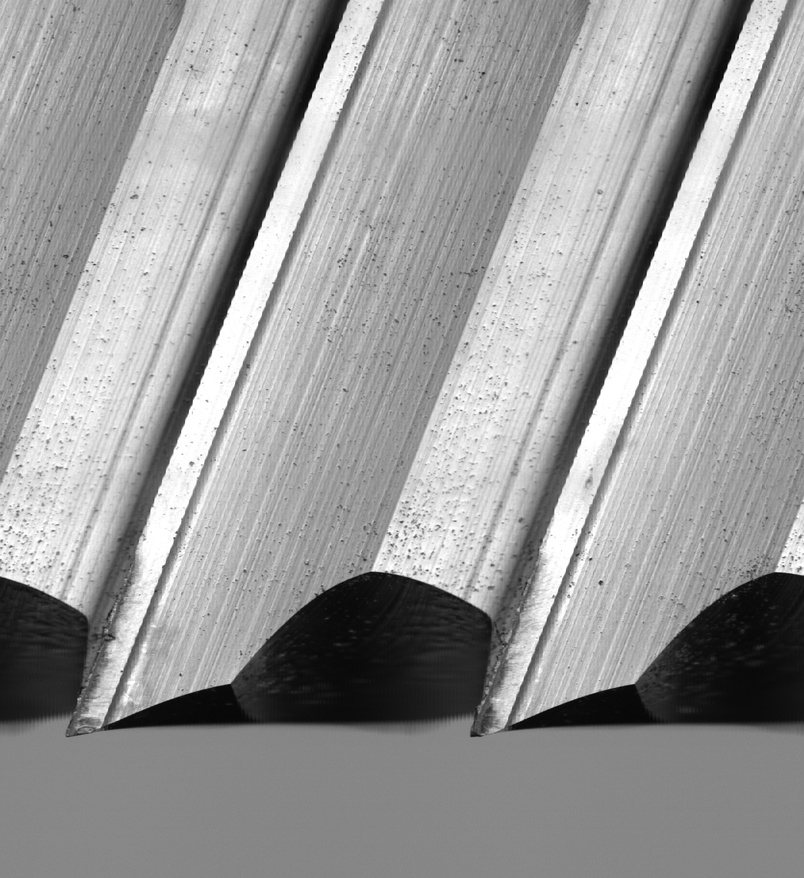
#> input picture core/123.jpg, 804 x 878 px, shrunk from 1881 x 2054 before the run
$ python image_class.py
#> lines starting #> are read from the running program, lines starting #| are printed output that depends on the picture; after the words box and inside, x2 and y2 are one past the last pixel; in counts of white or black regions, pixels touching at a corner belong together
### core/cvwrapper.py
# -*- coding: utf-8 -*-

import cv2
from numpy import ndarray


def CannyW(img: ndarray, *arg, dst: ndarray, **kwd):
    dst[:] = cv2.Canny(img, *arg, **kwd)

### core/image_class.py
# -*- coding: utf-8 -*-

from typing import List
from numpy import ndarray, ones, uint8
import cv2
from core.cvwrapper import CannyW


class ImageProcess:

    def __init__(self, name: str, args: tuple, kwds: dict):
        # name = method name
        # args according method name
        # kwds according method name
        self.name = name
        self.args = args
        self.kwd = kwds

    def __repr__(self):
        return f"name: {self.name}, parameter: {self.args}, keyword: {self.kwd}"


class CommandStack:

    def __init__(self):
        self.stack: List[ImageProcess] = []

    def append(self, name: str, args: tuple, kwds: dict):
        self.stack.append(ImageProcess(name, args, kwds))
#> further down, img is the input picture: shape (878, 804); min 2, max 255, mean 154.3

    def insertlist(self, tmp: list):
        for i in tmp:
            self.stack.append(i)

    def apply(self, img: ndarray) -> ndarray:
        # TODO: process for finish image
        img = img.copy()
        for cmd in self.stack:
            if hasattr(cv2, cmd.name):
                fn = getattr(cv2, cmd.name)
            else:
                fn = eval(cmd.name, globals())
            fn(img, dst=img, *cmd.args, **cmd.kwd)
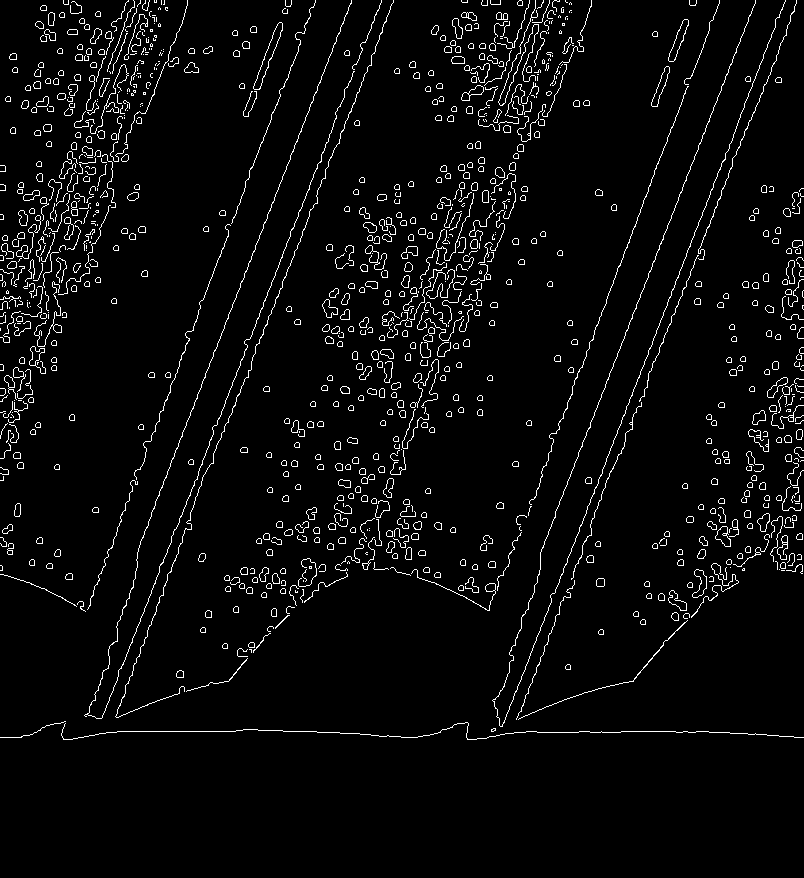
#> img: shape (878, 804); 4% white in thin lines or dots, all inside (x1, y1, x2, y2) = (0, 0, 804, 740)
        return img

    def script(self) -> str:
        doc = "from core.cvwrapper import *\n" \
              "from numpy import *\n\n"
        for cmd in self.stack:
            doc += f"{cmd.name}(img, dst=img, *{cmd.args}, **{cmd.kwd})\n"
        return doc


if __name__ == '__main__':

    kernel = ones((5, 5), uint8)
    stack = CommandStack()
    stack.append('threshold', (127, 255, cv2.THRESH_BINARY), {})
    stack.append('erode', (kernel,), {'iterations': 1})
    stack.append('CannyW', (100, 150), {})
    img = cv2.imread("123.jpg", 0)
    img = stack.apply(img)
    print(stack.script())
